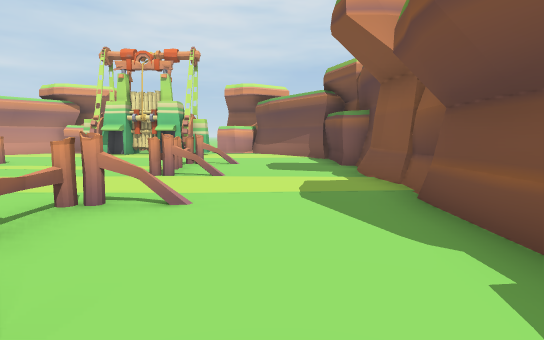
view 1 (above)

13 first-person views from a walk through a scene from a Unity 3-D project. The camera is 1.4 m above the floor, tilts 6° down and sees 80° across. The floor is counted in squares, 2 m on a side. Each view is taken from the middle of a square. On the plan, view 1 faces up. The plan holds only what a view shows up to about 10 squares ahead; the rest is blank. The place goes on beyond the plan.

view 2
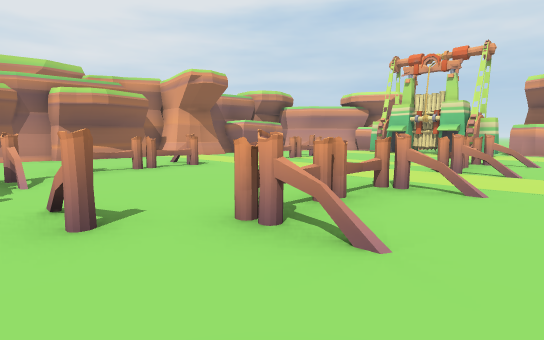

view 3
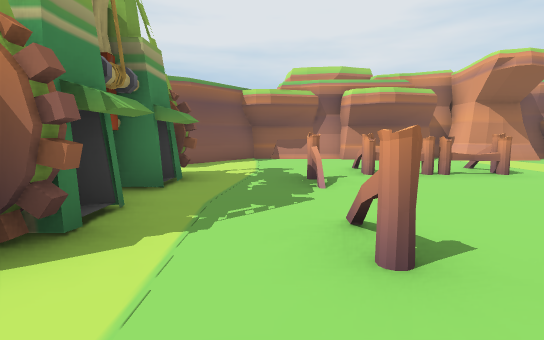

view 4
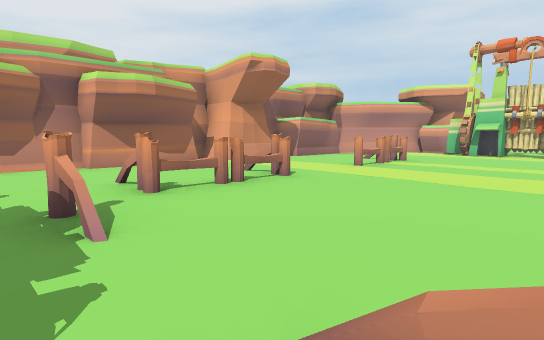

view 5
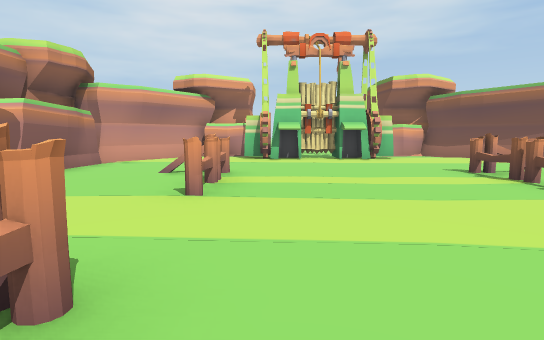

view 6
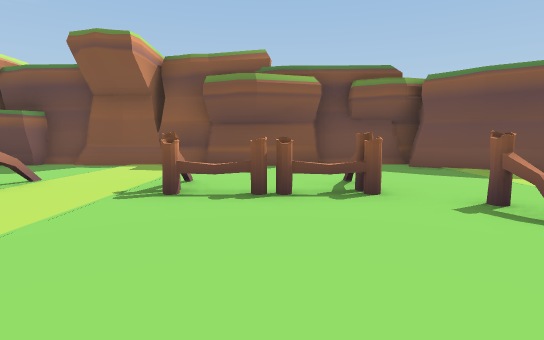

view 7
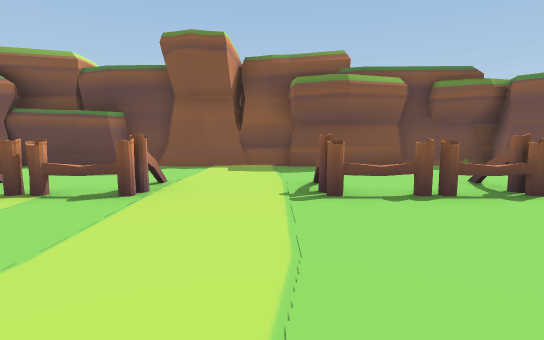

view 8
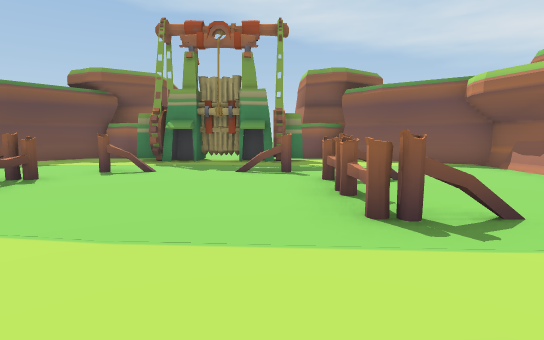

view 9
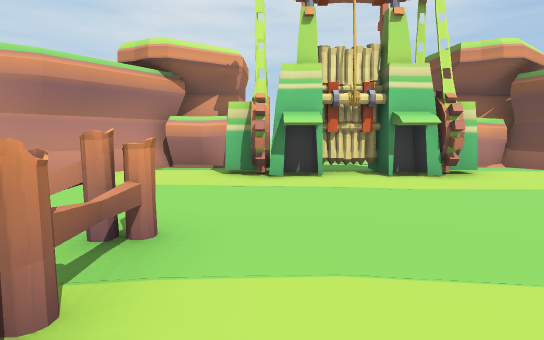

view 10
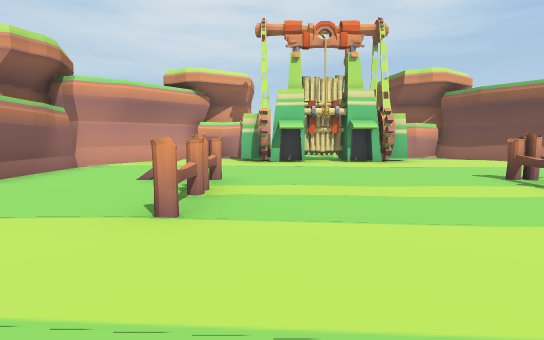

view 11
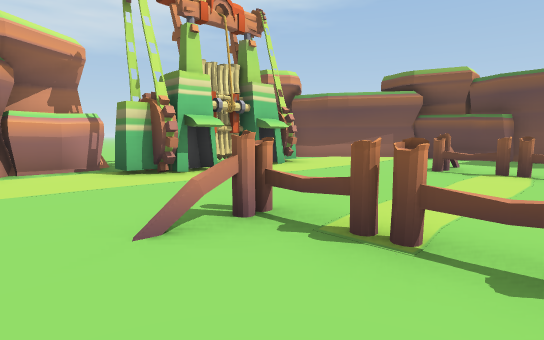

view 12
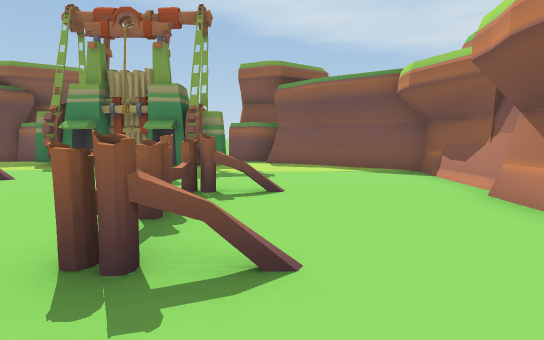

view 13
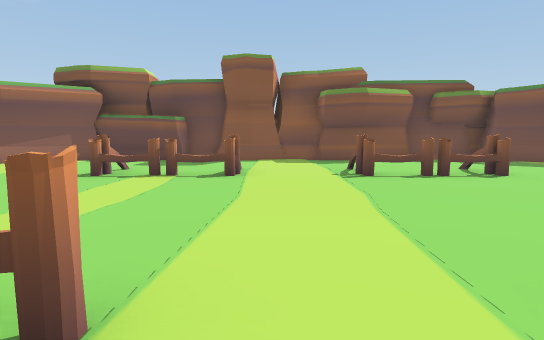

### Floor plan
Key: @ floor where view 1 was taken; # wall or solid block; . floor; R rock; F fence; O other object.
Columns run from 13 left of view 1 to 4 right of it. Each row starts with its distance up from view 1.
 15      RR.   RR
 14     ###...   #
 13     #RR... R.#
 12    ##.#####..## R
 11   ##..........# RR
 10   R............R R
  9   R............R
  8   R...F....F...R
  7   R...F....F...R
  6   #...F....F...#
  5  ##............#
  4 RRR............RRR
  3 R #...F....F...#R
  2  RR...F....F...#R
  1   #...F....F...#
  0  R#....F..F..@O#R
 -1  R#............#R
 -2  R#...........##R
 -3   ###.#####..##
 -4     ##R    .R#
 -5
 -6      RR    RR

Where each view was taken, in squares from view 1:
view 1: 0 up, 0 right, facing up
view 2: 1 down, 0 right, facing up-left
view 3: 1 down, 1 left, facing left
view 4: 1 down, 3 left, facing up-left
view 5: 2 up, 6 left, facing up
view 6: 2 up, 6 left, facing right
view 7: 4 up, 6 left, facing right
view 8: 6 up, 6 left, facing down
view 9: 6 up, 6 left, facing up
view 10: 3 up, 6 left, facing up
view 11: 6 up, 9 left, facing up-right
view 12: 5 up, 8 left, facing down
view 13: 5 up, 8 left, facing right
